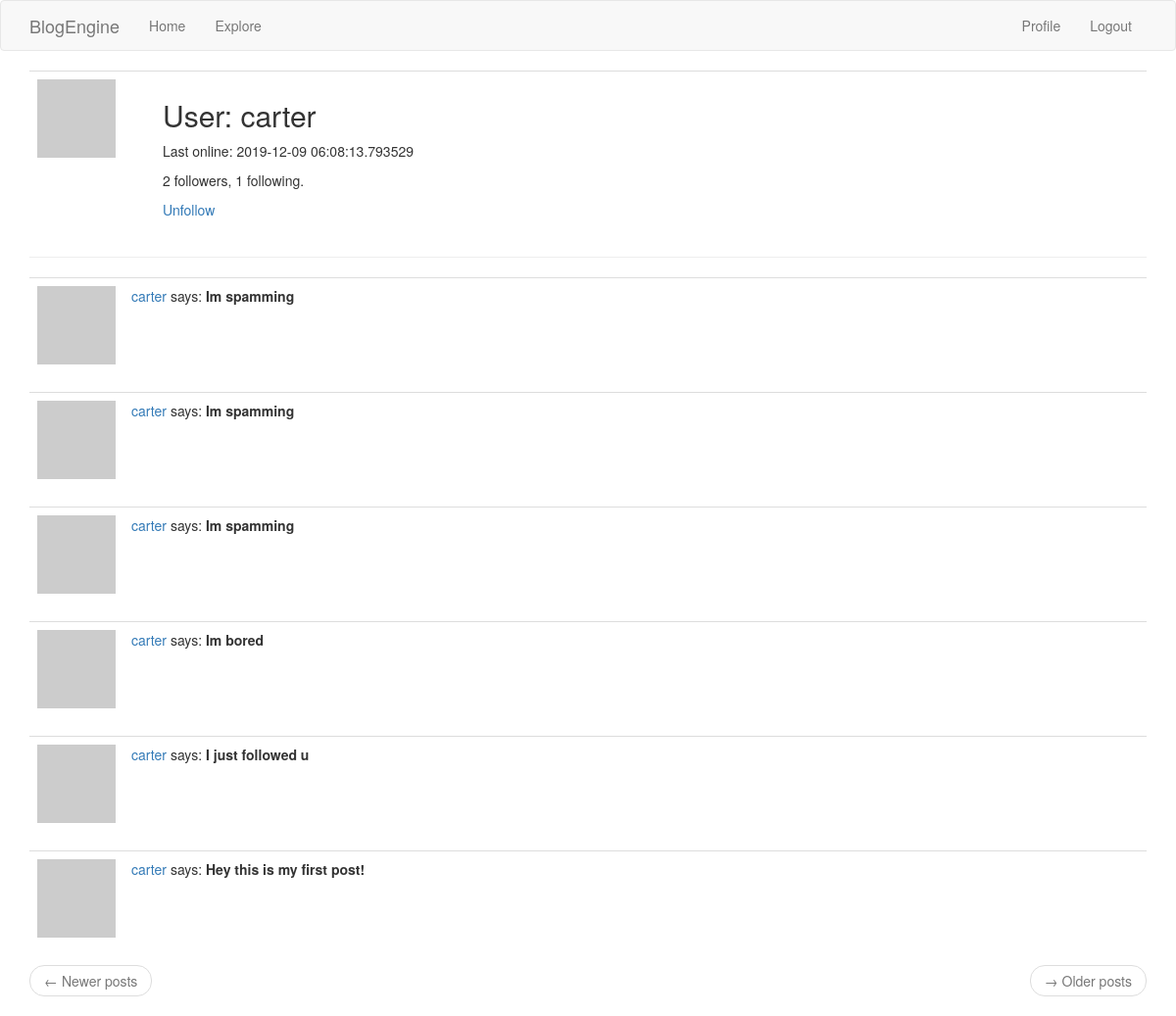
The page /user/carter (signed in) on the database its author committed.
### app/models.py (models this page shows, shortened)
class User(UserMixin, db.Model):
    id = db.Column(db.Integer, primary_key=True)
    username = db.Column(db.String(64), index=True, unique=True)
    email = db.Column(db.String(120), index=True, unique=True)
    password_hash = db.Column(db.String(128))
    posts = db.relationship('Post', backref='author', lazy='dynamic')
    about_me = db.Column(db.String(140))
    last_seen = db.Column(db.DateTime, index=True, default=datetime.utcnow)
    followed = db.relationship(
        'User', secondary=followers,
        primaryjoin=(followers.c.follower_id == id),
        secondaryjoin=(followers.c.followed_id == id),
        backref=db.backref('followers', lazy='dynamic'), lazy='dynamic'
    )
    def avatar(self, size):
        digest = md5(self.email.lower().encode('utf-8')).hexdigest()
        return 'https://www.gravatar.com/avatar/{}?d=identicon&s={}'.format(digest, size)
    def is_following(self, user):
        return self.followed.filter(followers.c.followed_id == user.id).count() > 0

class Post(db.Model):
    id = db.Column(db.Integer, primary_key=True)
    body = db.Column(db.String(140))
    timestamp = db.Column(db.DateTime, index=True, default=datetime.utcnow)
    user_id = db.Column(db.Integer, db.ForeignKey('user.id'))

### app/routes.py (the view)
@app.route('/user/<username>')
@login_required
def user(username):
    page = request.args.get('page', 1, type=int)
    user = User.query.filter_by(username=username).first_or_404()
    posts = Post.query.filter_by(user_id=user.id).order_by(Post.timestamp.desc()).paginate(page, app.config['POSTS_PER_PAGE'], False)
    next_url = url_for('user', username=username, page=posts.next_num) if posts.has_next else None
    prev_url = url_for('user', username=username, page=posts.prev_num) if posts.has_prev else None
    return render_template('user.html', user=user, posts=posts.items, next_url=next_url, prev_url=prev_url)

### app/models.py (called while the page is built)
@login.user_loader
def load_user(id):
    return User.query.get(int(id))

### app/routes.py (called while the page is built)
@app.before_request
def before_request():
    if current_user.is_authenticated:
        current_user.last_seen = datetime.utcnow()
        db.session.commit()

### app/templates/user.html (shortened to what this page needs)
{% extends "base.html" %}
{% block app_content %}
    <table class="table table-hover">
        <tr>
            <td class="mt-2" width="128px">
                    <img src="{{ user.avatar(128) }}" alt="User Avatar">
            </td>
            <td>
                <h2>User: {{ user.username }}</h2>
                {% if user.last_seen %}
                    <p>Last online: {{ user.last_seen }}</p>
                {% endif %}
                <p>{{ user.followers.count() }} followers, {{ user.followed.count() }} following.</p>
                {% if user == current_user %}
                    <a href="{{url_for('edit_profile')}}">Edit your profile</a>
                {% elif not current_user.is_following(user) %}
                    <p><a href="{{ url_for('follow', username=user.username) }}">Follow</a></p>
                {% else %}
                    <p><a href="{{ url_for('unfollow', username=user.username) }}">Unfollow</a></p>
                {% endif %}
            </td>
        </tr>
    </table>
    <hr>
    {% for post in posts %}
        {% include '_post.html' %}
    {% endfor %}
    <nav aria-label="pagination">
        <ul class="pager">
            <li class="previous{% if not prev_url %} disabled {% endif %}">
                <a href="{{ prev_url or '#' }}">
                    <span aria-hidden="true">&larr;</span> Newer posts
                </a>
            </li>
            <li class="next{% if not next_url %} disabled {% endif %}">
                <a href="{{ next_url or '#' }}">
                    <span aria-hidden="true">&rarr;</span> Older posts
                </a>
            </li>
        </ul>
    </nav>
{% endblock %}

### app/templates/_post.html (shortened to what this page needs)
<table class="table table-hover">
    <tr>
        <td width="70px">
            <img src="{{ post.author.avatar(70) }}">
        </td>
        <td>
            <a href="{{ url_for('user', username=post.author.username) }}">
                {{ post.author.username }}
            </a>
            says:
            <b>
                {{ post.body }}
            </b>
        </td>
    </tr>
</table>

### rows shown on the page
User: username "carter", last_seen "2019-12-09 06:08:13.793529"
Post: author.username "carter", body "Im spamming"
Post: author.username "carter", body "Im spamming"
Post: author.username "carter", body "Im spamming"
Post: author.username "carter", body "Im bored"
Post: author.username "carter", body "I just followed u"
Post: author.username "carter", body "Hey this is my first post!"

### other values the page prints
{{ user.followers.count() }} "2"
{{ user.followed.count() }} "1"
